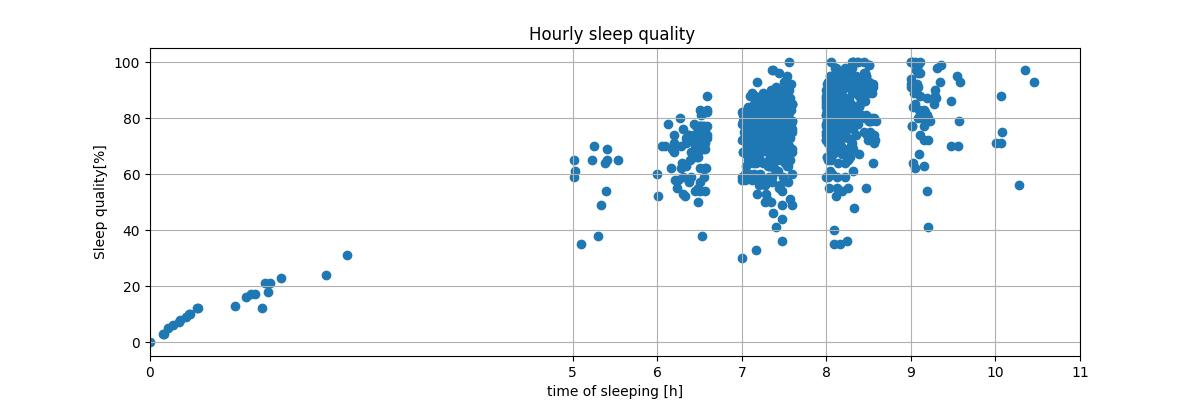

Here is the Python script that generated this plot:
import pandas as pd
import sys,os
import matplotlib.pyplot as plt
from matplotlib import dates as mdates
df = pd.read_csv("https://raw.githubusercontent.com/kyohei-2022029/timeofsleep/7e82540a540f3bab379e5fa1bb1559664337f603/data/sleepdata.csv", sep=';', header=0, encoding='utf-8')


df = df.drop(["Wake up","Sleep Notes", "Heart rate"], axis=1)
# 正規表現で部分一致置換
df["Time in bed"] = df["Time in bed"].replace(":", ".", regex=True)
df["Sleep quality"] = df["Sleep quality"].replace("%", "", regex=True)

# キャスト
df["Time in bed"] = df["Time in bed"].astype(float)
df["Sleep quality"] = df["Sleep quality"].astype(int)

    

x = df["Time in bed"]
y = df["Sleep quality"]

fig = plt.figure(figsize=(12,4))


ax = fig.add_subplot(1,1,1)

ax.grid(which = "both", axis="y")
ax.grid(axis="x")
ax.scatter(x,y)

ax.set_title('Hourly sleep quality ')
ax.set_xlabel('time of sleeping [h]')
ax.set_ylabel('Sleep quality[%]')

ax.set_xlim(0, df["Time in bed"].max())
ax.set_xticks([0, 5, 6, 7, 8, 9, 10, 11])


fig.show()

def main():
    fig.savefig('timeofsleep.jpg')
    
main()